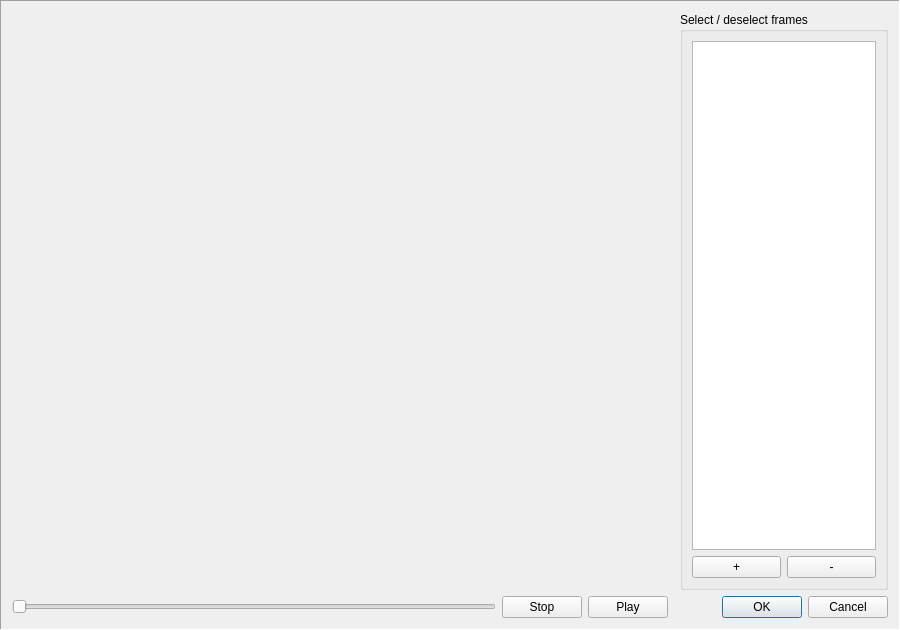
<?xml version="1.0" encoding="UTF-8"?>
<ui version="4.0">
 <class>frame_selector</class>
 <widget class="QFrame" name="frame_selector">
  <property name="geometry">
   <rect>
    <x>0</x>
    <y>0</y>
    <width>900</width>
    <height>630</height>
   </rect>
  </property>
  <property name="windowTitle">
   <string>Frame</string>
  </property>
  <property name="locale">
   <locale language="English" country="UnitedStates"/>
  </property>
  <property name="frameShape">
   <enum>QFrame::Panel</enum>
  </property>
  <property name="frameShadow">
   <enum>QFrame::Sunken</enum>
  </property>
  <layout class="QGridLayout" name="gridLayout" columnstretch="7,0,0,0,3">
   <item row="1" column="2">
    <widget class="QPushButton" name="pushButton_play">
     <property name="toolTip">
      <string>Start a frame display video.</string>
     </property>
     <property name="text">
      <string>Play</string>
     </property>
    </widget>
   </item>
   <item row="1" column="1">
    <widget class="QPushButton" name="pushButton_stop">
     <property name="toolTip">
      <string>Stop the frame display video.</string>
     </property>
     <property name="text">
      <string>Stop</string>
     </property>
    </widget>
   </item>
   <item row="0" column="4">
    <layout class="QVBoxLayout" name="verticalLayout">
     <item>
      <widget class="QGroupBox" name="groupBox">
       <property name="title">
        <string>Select / deselect frames</string>
       </property>
       <layout class="QVBoxLayout" name="verticalLayout_2">
        <item>
         <widget class="QListWidget" name="listWidget">
          <property name="toolTip">
           <string>Left-click to mark frame indices / index ranges. Include / exclude selected frames via the context menu, the plus / minus buttons below, or by pressing + / - on the keyboard.</string>
          </property>
         </widget>
        </item>
        <item>
         <layout class="QHBoxLayout" name="horizontalLayout">
          <item>
           <widget class="QPushButton" name="addButton">
            <property name="text">
             <string>+</string>
            </property>
           </widget>
          </item>
          <item>
           <widget class="QPushButton" name="removeButton">
            <property name="text">
             <string>-</string>
            </property>
           </widget>
          </item>
         </layout>
        </item>
       </layout>
      </widget>
     </item>
    </layout>
   </item>
   <item row="1" column="0">
    <widget class="QSlider" name="slider_frames">
     <property name="toolTip">
      <string>Use the slider to select the frame to be displayed. As an alternative,
you can select the frame in the 'Selecct / deselect frames' list.</string>
     </property>
     <property name="maximum">
      <number>1000</number>
     </property>
     <property name="pageStep">
      <number>1</number>
     </property>
     <property name="orientation">
      <enum>Qt::Horizontal</enum>
     </property>
    </widget>
   </item>
   <item row="1" column="3" colspan="2">
    <widget class="QDialogButtonBox" name="buttonBox">
     <property name="toolTip">
      <string>Exit the viewer. Press 'OK' to save the selection, or 'cancel' to discard changes.</string>
     </property>
     <property name="standardButtons">
      <set>QDialogButtonBox::Cancel|QDialogButtonBox::Ok</set>
     </property>
    </widget>
   </item>
  </layout>
 </widget>
 <resources/>
 <connections/>
</ui>
